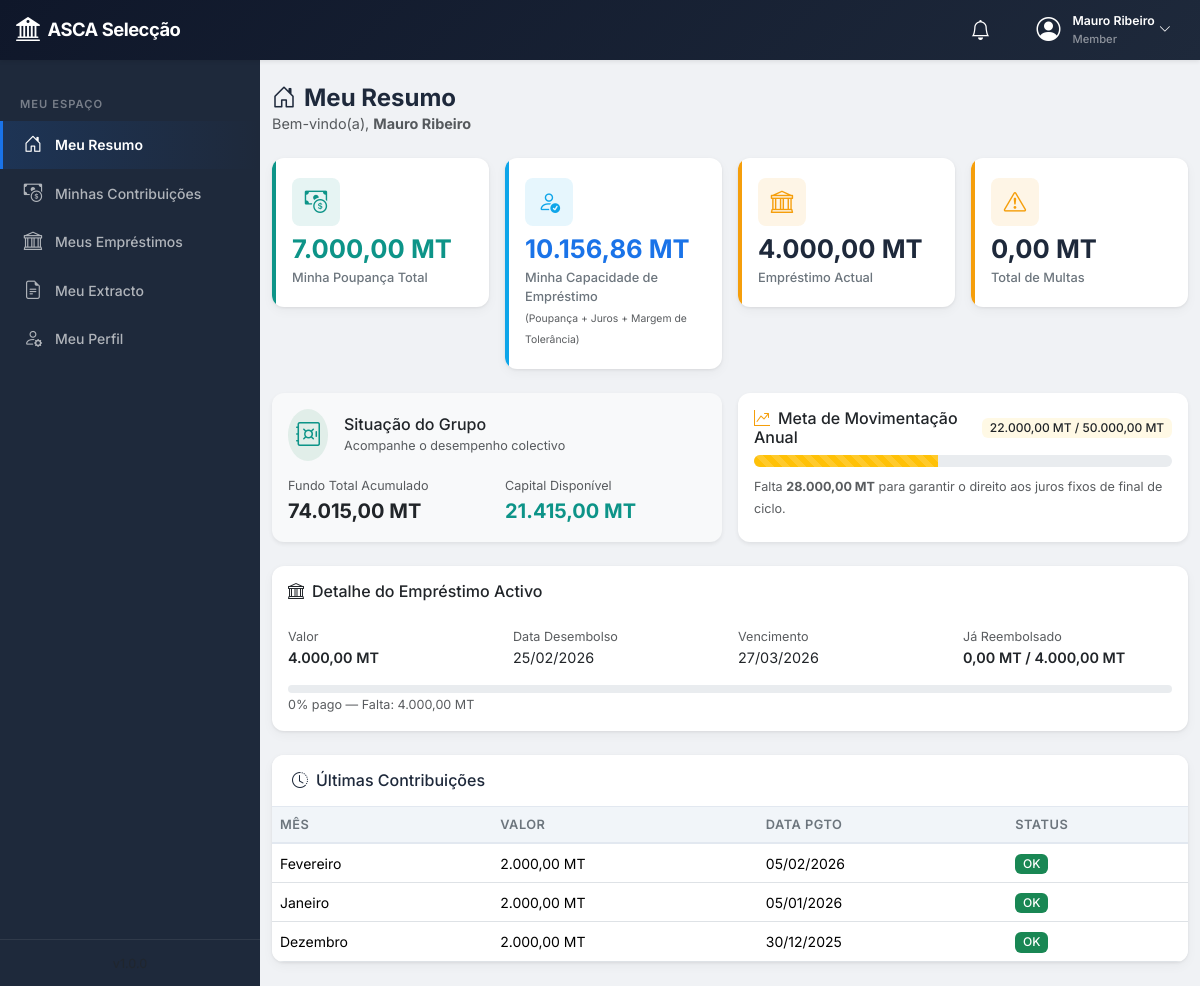
Screenshot of /pages/member/meu_resumo.php (signed in) with the database file from the repository.
### tables this page shows
CREATE TABLE `members` (
  `id` int(11) NOT NULL,
  `full_name` varchar(200) NOT NULL,
  `phone` varchar(20) DEFAULT NULL,
  `email` varchar(150) DEFAULT NULL,
  `id_number` varchar(50) DEFAULT NULL,
  `address` varchar(300) DEFAULT NULL,
  `join_date` date NOT NULL,
  `status` enum('active','inactive','suspended') DEFAULT 'active',
  `notes` text DEFAULT NULL,
  `created_at` datetime DEFAULT current_timestamp(),
  `updated_at` datetime DEFAULT current_timestamp() ON UPDATE current_timestamp()
);

CREATE TABLE `loans` (
  `id` int(11) NOT NULL,
  `member_id` int(11) NOT NULL,
  `cycle_id` int(11) NOT NULL,
  `amount` decimal(12,2) NOT NULL,
  `disbursement_date` date NOT NULL,
  `due_date` date NOT NULL,
  `status` enum('active','paid','overdue','defaulted') DEFAULT 'active',
  `notes` text DEFAULT NULL,
  `created_at` datetime DEFAULT current_timestamp(),
  `updated_at` datetime DEFAULT current_timestamp() ON UPDATE current_timestamp()
);

CREATE TABLE `cycles` (
  `id` int(11) NOT NULL,
  `name` varchar(50) NOT NULL,
  `start_date` date NOT NULL,
  `end_date` date NOT NULL,
  `joia_amount` decimal(12,2) NOT NULL DEFAULT 1000.00,
  `joia_deadline` date NOT NULL,
  `min_monthly` decimal(12,2) NOT NULL DEFAULT 2000.00,
  `max_monthly` decimal(12,2) NOT NULL DEFAULT 5000.00,
  `monthly_deadline_day` int(11) NOT NULL DEFAULT 10,
  `late_fee_pct` decimal(5,2) NOT NULL DEFAULT 15.00,
  `loan_interest_pct` decimal(5,2) NOT NULL DEFAULT 15.00,
  `loan_repayment_days` int(11) NOT NULL DEFAULT 30,
  `min_loan_movement` decimal(12,2) NOT NULL DEFAULT 50000.00,
  `allow_multiple_loans` tinyint(1) NOT NULL DEFAULT 1,
  `loan_tolerance_margin` decimal(12,2) NOT NULL DEFAULT 0.00,
  `fixed_interest_entitlement` decimal(12,2) NOT NULL DEFAULT 7500.00,
  `is_active` tinyint(1) DEFAULT 1,
  `created_at` datetime DEFAULT current_timestamp()
);

CREATE TABLE `contributions` (
  `id` int(11) NOT NULL,
  `member_id` int(11) NOT NULL,
  `cycle_id` int(11) NOT NULL,
  `reference_month` date NOT NULL,
  `amount` decimal(12,2) NOT NULL,
  `paid_date` date NOT NULL,
  `due_date` date NOT NULL,
  `is_late` tinyint(1) DEFAULT 0,
  `late_fee` decimal(12,2) DEFAULT 0.00,
  `payment_method` enum('cash','mpesa','bank_transfer') DEFAULT 'cash',
  `receipt_ref` varchar(50) DEFAULT NULL,
  `notes` text DEFAULT NULL,
  `created_at` datetime DEFAULT current_timestamp()
);

### config/database.php (called while the page is built, shortened)
<?php
class Database {
    private static ?Database $instance = null;
    private PDO $pdo;
    private string $host;
    private string $dbname;
    private string $username;
    private string $password;
    private string $charset = 'utf8mb4';
    private function __construct() {
        $hostHeader = $_SERVER['HTTP_HOST'] ?? '';
        $isLocal = (strpos($hostHeader, 'localhost') !== false || $hostHeader === '127.0.0.1');
        if ($isLocal) {
            $this->host     = getenv('DB_HOST') ?: '127.0.0.1';
            $this->dbname   = getenv('DB_NAME') ?: 'asca_seleccao';
            $this->username = getenv('DB_USER') ?: 'root';
            $this->password = getenv('DB_PASS') ?: '';
        } else {
            $this->host     = getenv('DB_HOST') ?: 'localhost';
            $this->dbname   = getenv('DB_NAME') ?: 'fdlmoz_ascaselecdb';
            $this->username = getenv('DB_USER') ?: 'fdlmoz_ascselecusr';
            $this->password = getenv('DB_PASS') ?: 'M_ym9.@r4HdbMpET';
        }
        if (strpos($this->host, ':') !== false) {
            [$hostPart, $portPart] = explode(':', $this->host, 2);
            $this->host = $hostPart;
            $this->port = $portPart;
        } else {
            $this->port = '3306';
        }
        $dsn = "mysql:host={$this->host};port={$this->port};dbname={$this->dbname};charset={$this->charset}";
        try {
            $this->pdo = new PDO($dsn, $this->username, $this->password, [
                PDO::ATTR_ERRMODE            => PDO::ERRMODE_EXCEPTION,
                PDO::ATTR_DEFAULT_FETCH_MODE => PDO::FETCH_ASSOC,
                PDO::ATTR_EMULATE_PREPARES   => false,
            ]);
        } catch (PDOException $e) {
            die("Erro de conexão à base de dados: " . $e->getMessage());
        }
    }
    public static function getInstance(): self {
        if (self::$instance === null) {
            self::$instance = new self();
        }
        return self::$instance;
    }
    public function query(string $sql, array $params = []): PDOStatement {
        $stmt = $this->pdo->prepare($sql);
        $stmt->execute($params);
        return $stmt;
    }
    public function fetchAll(string $sql, array $params = []): array {
        return $this->query($sql, $params)->fetchAll();
    }
    public function fetch(string $sql, array $params = []): array|false {
        return $this->query($sql, $params)->fetch();
    }
}

### includes/functions.php (called while the page is built, shortened)
<?php
require_once __DIR__ . '/../config/constants.php';
require_once __DIR__ . '/../config/database.php';
function formatMoney(float $value): string {
    return number_format($value, 2, ',', '.') . ' ' . APP_CURRENCY;
}
function formatDate(?string $date): string {
    return date('d/m/Y', strtotime($date));
}
function formatMonthName(string $date): string {
    $months = [
        1 => 'Janeiro', 2 => 'Fevereiro', 3 => 'Março', 4 => 'Abril',
        5 => 'Maio', 6 => 'Junho', 7 => 'Julho', 8 => 'Agosto',
        9 => 'Setembro', 10 => 'Outubro', 11 => 'Novembro', 12 => 'Dezembro'
    ];
    $monthNum = (int)date('m', strtotime($date));
    return $months[$monthNum] ?? '—';
}
function sanitize(string $input): string {
    return htmlspecialchars(trim($input), ENT_QUOTES, 'UTF-8');
}
function getActiveCycle(): ?array {
    $db = Database::getInstance();
    $cycleId = getSelectedCycleId();
    if ($cycleId) {
        $cycle = $db->fetch("SELECT * FROM cycles WHERE id = ?", [$cycleId]);
        if ($cycle) return $cycle;
    }
    $cycle = $db->fetch("SELECT * FROM cycles WHERE is_active = 1 ORDER BY start_date DESC LIMIT 1");
    return $cycle;
}

### config/session.php (called while the page is built, shortened)
<?php
function getSelectedCycleId(): ?int {
    return $_SESSION['selected_cycle_id'] ?? null;
}

### pages/member/meu_resumo.php (the view, shortened to what this page needs)
<?php
require_once __DIR__ . '/../../config/session.php';
require_once __DIR__ . '/../../includes/header.php';
require_once __DIR__ . '/../../includes/sidebar.php';
$db = Database::getInstance();
$memberId = $_SESSION['member_id'];
$cycle = getActiveCycle();
$cycleId = $cycle ? $cycle['id'] : 0;
$member = $db->fetch("SELECT * FROM members WHERE id = ?", [$memberId]);
$totalContrib = $db->fetch("SELECT COALESCE(SUM(amount),0) as t FROM contributions WHERE member_id = ? AND cycle_id = ?", [$memberId, $cycleId])['t'];
$totalLateF = $db->fetch("SELECT COALESCE(SUM(late_fee),0) as t FROM contributions WHERE member_id = ? AND cycle_id = ? AND is_late = 1", [$memberId, $cycleId])['t'];
$joia = $db->fetch("SELECT * FROM joias WHERE member_id = ? AND cycle_id = ?", [$memberId, $cycleId]);
$totalPoupado = $totalContrib + ($joia && $joia['status'] === 'paid' ? (float)$joia['amount'] : 0);
$groupContribs = $db->fetch("SELECT COALESCE(SUM(amount), 0) as t FROM contributions WHERE cycle_id = ?", [$cycleId])['t'];
$groupLateFees = $db->fetch("SELECT COALESCE(SUM(late_fee), 0) as t FROM contributions WHERE cycle_id = ?", [$cycleId])['t'];
$groupJoias = $db->fetch("SELECT COALESCE(SUM(amount), 0) as t FROM joias WHERE cycle_id = ? AND status = 'paid'", [$cycleId])['t'];
$groupInterest = $db->fetch("SELECT COALESCE(SUM(interest_amount), 0) as t FROM loan_interest WHERE cycle_id = ? AND status = 'paid'", [$cycleId])['t'];
$fundoTotalGrupo = (float)$groupContribs + (float)$groupLateFees + (float)$groupJoias + (float)$groupInterest;
$groupActiveDebt = $db->fetch(
    "SELECT COALESCE(SUM(amount), 0) as t FROM loans WHERE cycle_id = ? AND status IN ('active', 'overdue')",
    [$cycleId]
)['t'];
$activeDebt = (float)$groupActiveDebt;
$capitalDisponivel = $fundoTotalGrupo - $activeDebt;
$groupSavingsTotal = (float)$groupContribs + (float)$groupJoias;
if ($groupSavingsTotal > 0) {
    $myInterestShare = ((float)$totalPoupado / $groupSavingsTotal) * (float)$groupInterest;
} else {
    $myInterestShare = 0;
}
$tolerance = (float)($cycle['loan_tolerance_margin'] ?? 0);
$minMovementGoal = (float)($cycle['min_loan_movement'] ?? 50000);
$capacidadeIndividual = (float)$totalPoupado + $myInterestShare + $tolerance;
$meuMovimentoTotal = $db->fetch("SELECT COALESCE(SUM(amount), 0) as t FROM loans WHERE member_id = ? AND cycle_id = ?", [$memberId, $cycleId])['t'];
$activeLoan = $db->fetch("SELECT * FROM loans WHERE member_id = ? AND cycle_id = ? AND status IN ('active','overdue') LIMIT 1", [$memberId, $cycleId]);
$totalRepaid = 0;
if ($activeLoan) {
    $totalRepaid = $db->fetch("SELECT COALESCE(SUM(amount),0) as t FROM loan_repayments WHERE loan_id = ?", [$activeLoan['id']])['t'];
}
?>
<div class="page-header">
    <div>
        <h1><i class="bi bi-house-door me-2"></i>Meu Resumo</h1>
        <p class="text-muted mb-0">Bem-vindo(a), <strong><?= sanitize($member['full_name']) ?></strong></p>
    </div>
</div>
<div class="row g-3 mb-4">
    <div class="col-md-6 col-xl-3">
        <div class="kpi-card kpi-success bg-white">
            <div class="kpi-icon"><i class="bi bi-cash-coin"></i></div>
            <div class="kpi-value text-success"><?= formatMoney($totalPoupado) ?></div>
            <div class="kpi-label">Minha Poupança Total</div>
        </div>
    </div>
    <div class="col-md-6 col-xl-3">
        <div class="kpi-card kpi-info bg-white">
            <div class="kpi-icon"><i class="bi bi-person-check"></i></div>
            <div class="kpi-value text-primary"><?= formatMoney($capacidadeIndividual) ?></div>
            <div class="kpi-label">Minha Capacidade de Empréstimo</div>
            <small class="text-muted" style="font-size: 0.65rem;">(Poupança + Juros + Margem de Tolerância)</small>
        </div>
    </div>
    <div class="col-md-6 col-xl-3">
        <div class="kpi-card <?= $activeLoan ? ($activeLoan['status'] === 'overdue' ? 'kpi-danger' : 'kpi-warning') : 'kpi-info' ?> bg-white">
            <div class="kpi-icon"><i class="bi bi-bank"></i></div>
            <div class="kpi-value"><?= $activeLoan ? formatMoney($activeLoan['amount']) : 'Nenhum' ?></div>
            <div class="kpi-label">Empréstimo Actual</div>
        </div>
    </div>
    <div class="col-md-6 col-xl-3">
        <div class="kpi-card kpi-warning bg-white">
            <div class="kpi-icon"><i class="bi bi-exclamation-triangle"></i></div>
            <div class="kpi-value"><?= formatMoney($totalLateF) ?></div>
            <div class="kpi-label">Total de Multas</div>
        </div>
    </div>
</div>
<div class="row g-3 mb-4">
    <div class="col-md-6 col-xl-6">
        <div class="card border-0 shadow-sm h-100 bg-light">
            <div class="card-body">
                <div class="d-flex align-items-center mb-3">
                    <div class="p-2 bg-success bg-opacity-10 text-success rounded-circle me-3">
                        <i class="bi bi-safe fs-4"></i>
                    </div>
                    <div>
                        <h6 class="mb-0">Situação do Grupo</h6>
                        <small class="text-muted">Acompanhe o desempenho colectivo</small>
                    </div>
                </div>
                <div class="row g-3">
                    <div class="col-6">
                        <small class="text-muted d-block">Fundo Total Acumulado</small>
                        <span class="fw-bold fs-5"><?= formatMoney($fundoTotalGrupo) ?></span>
                    </div>
                    <div class="col-6">
                        <small class="text-muted d-block">Capital Disponível</small>
                        <span class="fw-bold fs-5 text-success"><?= formatMoney($capitalDisponivel) ?></span>
                    </div>
                </div>
            </div>
        </div>
    </div>
    <div class="col-md-6 col-xl-6">
        <div class="card border-0 shadow-sm h-100 bg-white">
            <div class="card-body">
                <div class="d-flex justify-content-between align-items-center mb-2">
                    <h6 class="mb-0"><i class="bi bi-graph-up-arrow me-2 text-warning"></i>Meta de Movimentação Anual</h6>
                    <span class="badge bg-warning bg-opacity-10 text-dark"><?= formatMoney($meuMovimentoTotal) ?> / <?= formatMoney($minMovementGoal) ?></span>
                </div>
                <?php
                $pctGoal = $minMovementGoal > 0 ? min(100, round(((float)$meuMovimentoTotal / $minMovementGoal) * 100)) : 100;
                $progressClass = $pctGoal >= 100 ? 'bg-success' : 'bg-warning';
                ?>
                <div class="progress mb-2" style="height: 12px; border-radius: 6px;">
                    <div class="progress-bar <?= $progressClass ?> progress-bar-striped progress-bar-animated" role="progressbar" style="width: <?= $pctGoal ?>%"></div>
                </div>
                <small class="text-muted">
                    <?php if ($pctGoal >= 100): ?>
                        <i class="bi bi-patch-check-fill text-success me-1"></i>Parabéns! Já atingiu o nível mínimo de movimentação para juros fixos.
                    <?php else: ?>
                        Falta <strong><?= formatMoney(max(0, $minMovementGoal - (float)$meuMovimentoTotal)) ?></strong> para garantir o direito aos juros fixos de final de ciclo.
                    <?php endif; ?>
                </small>
            </div>
        </div>
    </div>
</div>
<?php if ($activeLoan): ?>
<div class="card mb-4">
    <div class="card-body">
        <h6><i class="bi bi-bank me-2"></i>Detalhe do Empréstimo Activo</h6>
        <div class="row g-3 mt-2">
            <div class="col-md-3">
                <small class="text-muted">Valor</small>
                <div class="fw-600"><?= formatMoney($activeLoan['amount']) ?></div>
            </div>
            <div class="col-md-3">
                <small class="text-muted">Data Desembolso</small>
                <div><?= formatDate($activeLoan['disbursement_date']) ?></div>
            </div>
            <div class="col-md-3">
                <small class="text-muted">Vencimento</small>
                <div class="<?= $activeLoan['status'] === 'overdue' ? 'text-danger fw-600' : '' ?>"><?= formatDate($activeLoan['due_date']) ?></div>
            </div>
            <div class="col-md-3">
                <small class="text-muted">Já Reembolsado</small>
                <div class="fw-600"><?= formatMoney($totalRepaid) ?> / <?= formatMoney($activeLoan['amount']) ?></div>
            </div>
        </div>
        <?php
        $remaining = (float)$activeLoan['amount'] - (float)$totalRepaid;
        $pct = (float)$activeLoan['amount'] > 0 ? round(((float)$totalRepaid / (float)$activeLoan['amount']) * 100) : 0;
        ?>
        <div class="progress mt-3" style="height: 8px;">
        </div>
        <small class="text-muted"><?= $pct ?>% pago — Falta: <?= formatMoney($remaining) ?></small>
    </div>
</div>
<?php endif; ?>
<div class="table-card">
    <div class="card-header">
        <h6 class="mb-0"><i class="bi bi-clock-history me-2"></i>Últimas Contribuições</h6>
    </div>
    <div class="table-responsive">
        <table class="table table-hover mb-0">
            <thead>
                <tr><th>Mês</th><th>Valor</th><th>Data Pgto</th><th>Status</th></tr>
            </thead>
            <tbody>
                <?php
                $recentContribs = $db->fetchAll(
                    "SELECT * FROM contributions WHERE member_id = ? AND cycle_id = ? ORDER BY reference_month DESC LIMIT 6",
                    [$memberId, $cycleId]
                );
                if (empty($recentContribs)): ?>
                    <tr><td colspan="4" class="text-center text-muted py-3">Sem contribuições registadas</td></tr>
                <?php else:
                    foreach ($recentContribs as $c):
                        $badge = $c['is_late'] ? '<span class="badge bg-danger">Atraso</span>' : '<span class="badge bg-success">OK</span>';
                ?>
                    <tr>
                        <td><?= formatMonthName($c['reference_month']) ?></td>
                        <td><?= formatMoney($c['amount']) ?></td>
                        <td><?= formatDate($c['paid_date']) ?></td>
                        <td><?= $badge ?></td>
                    </tr>
                <?php endforeach; endif; ?>
            </tbody>
        </table>
    </div>
</div>
<?php require_once __DIR__ . '/../../includes/footer.php'; ?>

### rows the page displays
members: full_name "Mauro Ribeiro"
loans: amount "4.000,00 MT", disbursement_date "25/02/2026", due_date "27/03/2026"
cycles: min_loan_movement "50.000,00 MT"
contributions: reference_month "Fevereiro", amount "2.000,00 MT", paid_date "05/02/2026", is_late "OK"
contributions: reference_month "Janeiro", amount "2.000,00 MT", paid_date "05/01/2026", is_late "OK"
contributions: reference_month "Dezembro", amount "2.000,00 MT", paid_date "30/12/2025", is_late "OK"

### other values shown
APP_NAME "ASCA Selecção"
$currentUser['full_name'] "Mauro Ribeiro"
$currentUser['role'] "Member"
formatMoney($totalPoupado) "7.000,00 MT"
formatMoney($capacidadeIndividual) "10.156,86 MT"
formatMoney($totalLateF) "0,00 MT"
formatMoney($fundoTotalGrupo) "74.015,00 MT"
formatMoney($capitalDisponivel) "21.415,00 MT"
formatMoney($meuMovimentoTotal) "22.000,00 MT"
formatMoney(max(0, $minMovementGoal - (float)$meuMovimentoTotal)) "28.000,00 MT"
formatMoney($totalRepaid) "0,00 MT"
$pct "0"
formatMoney($remaining) "4.000,00 MT"
